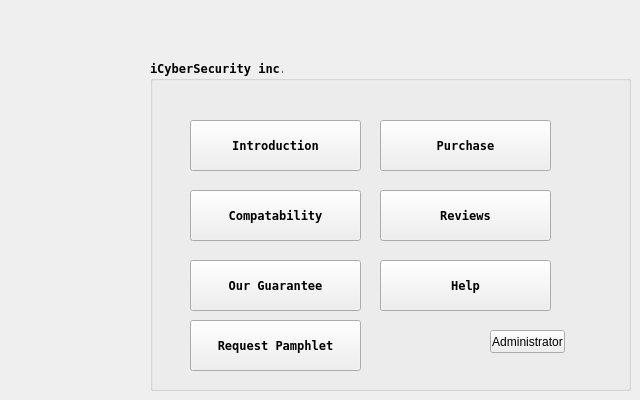
    <widget class="QWidget" name="Home">
     <widget class="QGroupBox" name="groupBox">
      <property name="geometry">
       <rect>
        <x>150</x>
        <y>60</y>
        <width>481</width>
        <height>331</height>
       </rect>
      </property>
      <property name="font">
       <font>
        <family>Fixedsys</family>
        <weight>75</weight>
        <bold>true</bold>
       </font>
      </property>
      <property name="title">
       <string>iCyberSecurity inc.</string>
      </property>
      <widget class="QPushButton" name="admin_button">
       <property name="geometry">
        <rect>
         <x>340</x>
         <y>270</y>
         <width>75</width>
         <height>23</height>
        </rect>
       </property>
       <property name="font">
        <font>
         <family>MS Shell Dlg 2</family>
         <weight>50</weight>
         <bold>false</bold>
        </font>
       </property>
       <property name="text">
        <string>Administrator</string>
       </property>
      </widget>
      <widget class="QPushButton" name="intro">
       <property name="geometry">
        <rect>
         <x>40</x>
         <y>60</y>
         <width>171</width>
         <height>51</height>
        </rect>
       </property>
       <property name="text">
        <string>Introduction</string>
       </property>
      </widget>
      <widget class="QPushButton" name="compatability_home">
       <property name="geometry">
        <rect>
         <x>40</x>
         <y>130</y>
         <width>171</width>
         <height>51</height>
        </rect>
       </property>
       <property name="text">
        <string>Compatability</string>
       </property>
      </widget>
      <widget class="QPushButton" name="reviews">
       <property name="geometry">
        <rect>
         <x>230</x>
         <y>130</y>
         <width>171</width>
         <height>51</height>
        </rect>
       </property>
       <property name="text">
        <string>Reviews</string>
       </property>
      </widget>
      <widget class="QPushButton" name="help">
       <property name="geometry">
        <rect>
         <x>230</x>
         <y>200</y>
         <width>171</width>
         <height>51</height>
        </rect>
       </property>
       <property name="text">
        <string>Help</string>
       </property>
      </widget>
      <widget class="QPushButton" name="guarantee">
       <property name="geometry">
        <rect>
         <x>40</x>
         <y>200</y>
         <width>171</width>
         <height>51</height>
        </rect>
       </property>
       <property name="text">
        <string>Our Guarantee</string>
       </property>
      </widget>
      <widget class="QPushButton" name="purchase">
       <property name="geometry">
        <rect>
         <x>230</x>
         <y>60</y>
         <width>171</width>
         <height>51</height>
        </rect>
       </property>
       <property name="text">
        <string>Purchase</string>
       </property>
      </widget>
      <widget class="QPushButton" name="requestPamphlet">
       <property name="geometry">
        <rect>
         <x>40</x>
         <y>260</y>
         <width>171</width>
         <height>51</height>
        </rect>
       </property>
       <property name="text">
        <string>Request Pamphlet</string>
       </property>
      </widget>
     </widget>
    </widget>
